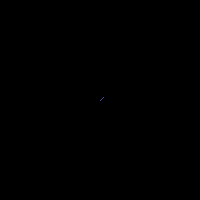
Frame 1 (no input)
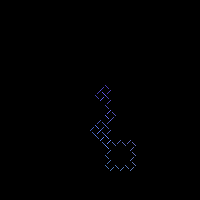
Frame 60 (the mouse pressed at the canvas centre just before this capture)
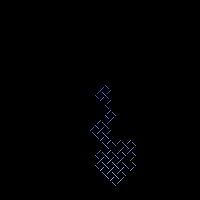
Frame 120 (the mouse held since frame 60 and released just before this capture)

The Processing sketch that drew these frames (run headless with seeded random() and noise(); from frame 60 on, the mouse is pressed at the canvas centre):

// Processing sketch: chain_mail_generator
// ── chain_mail_generator.pde
float directionX = 1;
float directionY = 1;
float determiner;
int speed = 5;
float POINTX;
    float POINTY;
int direction = 1;
float pointX;
float pointY;
void setup(){
  frameRate(1200);
 //size(speed*100,speed*100);
 size(200,200);
  pointX = width/2;
 pointY = height/2;
background(0,0,0); 
stroke(143,123,213);
}
void draw(){
  switch(direction){
    case 1:
      determiner = round(random(1,2));
      if(determiner == 1){
        direction = 4;
      }else{
        direction = 2;
      }
    break;
    case 4:
      determiner = round(random(1,2));
      if(determiner == 1){
        direction = 1;
      }else{
        direction = 3;
      }
    break;
    case 2:
      determiner = round(random(1,2));
      if(determiner == 1){
        direction = 3;
      }else{
        direction =1;
      }
    break;
    case 3:
      determiner = round(random(1,2));
      if(determiner == 1){
        direction = 2;
      }else{
        direction = 4;
      }
    break;
  }
  switch(direction){
    case 1:
      directionX = 1;
      directionY = 1;
    break;
    case 4:
      directionX = -1;
      directionY = 1;
    break;
    case 2:
      directionX = 1;
      directionY = -1;
    break;
    case 3:
      directionX = -1;
      directionY = -1;
    break;
  }
  loadPixels();
  color S = get(int(POINTX+directionX),int(POINTY+directionY));
  if(S == color(0,0,0)){
   S= color(250,250,250); 
  }
  float RED = red(S)-50;
  float GREEN = green(S)-50;
  float BLUE = blue(S)-50;
  S = color(RED,GREEN,BLUE);
  //stroke(random(100,256));
  //stroke(noise(pointX,pointY)*256);
  stroke(pointX,pointY,256);
  for(int x = 0; x<speed-1; x++){
    POINTX = directionX*x + pointX;
    POINTY = directionY*x + pointY;
   point(POINTX,POINTY); 
  }
  pointX = pointX + directionX*speed;
  pointY = pointY + directionY*speed;
  if(pointX <= -speed-2){
    pointX = width;
  }
  if(pointX >= width+speed+2){
    pointX = 0;
  }
  if(pointY <= -speed-2){
    pointY = height;
  }
  if(pointY >= height+speed+2){
    pointY = 0;
  }
}
